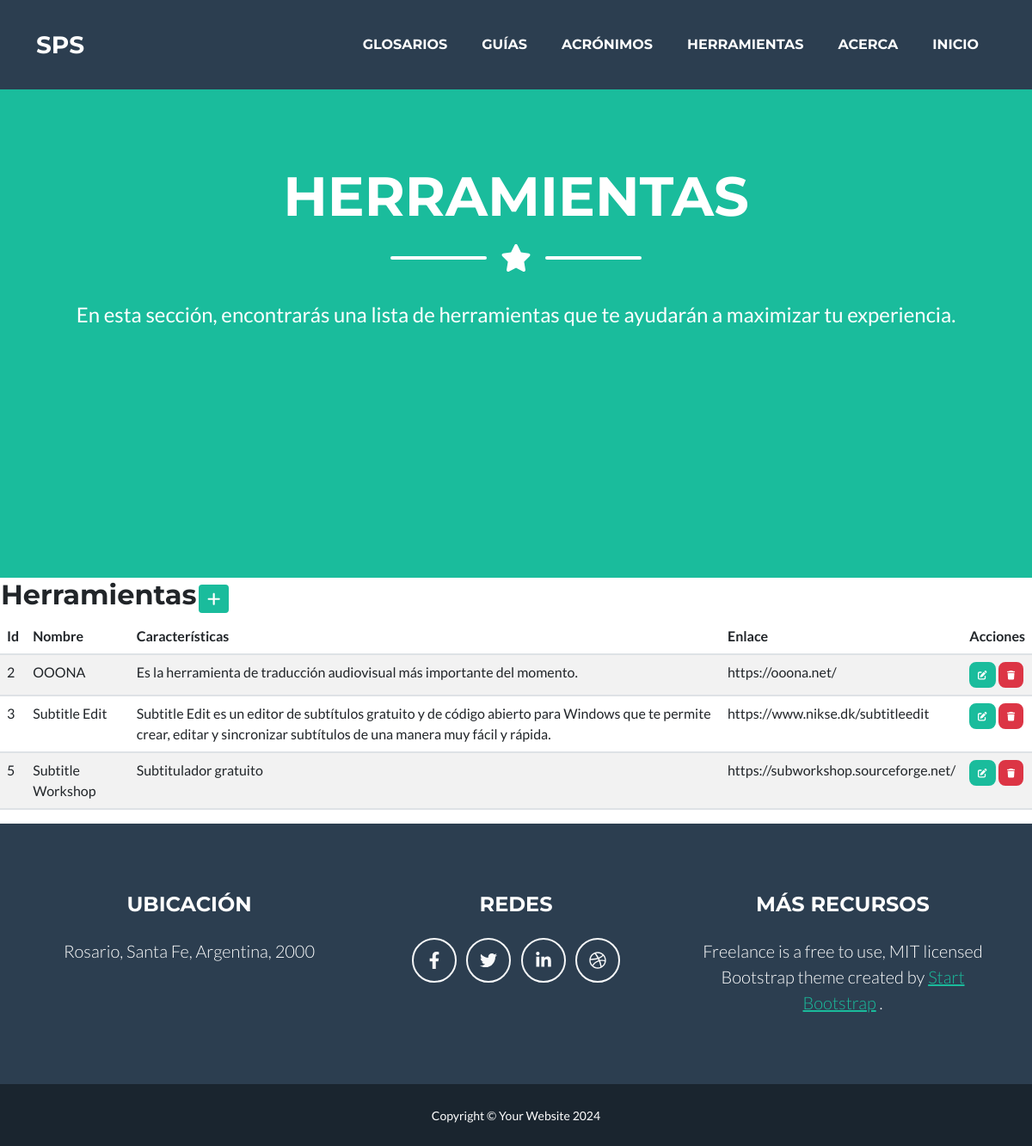
/herramientas/, run on the app's committed database.
### aplicacion/models.py (models this page shows, shortened)
class Herramientas(models.Model):
    nombre = models.CharField(max_length=100)
    caract = models.CharField(max_length=500)
    enlace = models.CharField(max_length=100, default="Valor por defecto")
    class Meta:
        verbose_name = "Herramientas"
        verbose_name_plural = "Herramientas"

### aplicacion/views.py (the view)
# urls.py: path('herramientas/', herramientas, name="herramientas"),
def herramientas(request):
    contexto = {'herramientas': Herramientas.objects.all()}
    return render(request, "aplicacion/herramientas.html", contexto)

### aplicacion/templates/aplicacion/herramientas.html (shortened to what this page needs)
{% extends "aplicacion/index.html" %}
{% block inicio %}
<li class="nav-item mx-0 mx-lg-1"><a class="nav-link py-3 px-0 px-lg-3 rounded" href="{% url 'home' %}">Inicio</a></li>
{% endblock inicio %}
{% block  titulo%}
<header class="masthead bg-primary text-white text-center">
    <div class="container d-flex align-items-center flex-column">
        <h1 class="masthead-heading text-uppercase mb-0">Herramientas</h1>
        <div class="divider-custom divider-light">
            <div class="divider-custom-line"></div>
            <div class="divider-custom-icon"><i class="fas fa-star"></i></div>
            <div class="divider-custom-line"></div>
        </div>
        <p class="masthead-subheading font-weight-light mb-0">En esta sección, encontrarás una lista de herramientas que te ayudarán a maximizar tu experiencia.</p>
    </div>
</header>
{% endblock titulo%}
{% block  contenido%}
<table>
    <tr>
        <td width="200"><h2>Herramientas</h2></td>
        <td>
            <a
            href="{% url 'herramientasForm' %}"
            class="btn btn-primary btn-sm"
            ><i class="fa fa-plus fa-lg" title="Crear"> </i>
            </a>
        </td>
    </tr>
</table>
<table class="table table-striped">
    <thead>
        <tr>
            <th>Id</th>
            <th>Nombre</th>
            <th>Características</th>
            <th>Enlace</th>
            <th>Acciones</th>
        </tr>
    </thead>
    <tbody>
    {% for h in herramientas  %}
        <tr>
            <td>{{ h.id }}</td>
            <td>{{ h.nombre }}</td>
            <td>{{ h.caract }}</td>
            <td>{{ h.enlace }}</td>
            <td>
                <a
                  href="{% url 'herramientasUpdate' h.id %}"
                  class="btn btn-primary"
                  style="--bs-btn-padding-y: .25rem; --bs-btn-padding-x: .5rem; --bs-btn-font-size: .75rem;"
                  ><i class="fa fa-edit fa-sm" title="Edit Record"></i>
                </a>
                <a
                  href="{% url 'herramientasDelete' h.id %}"
                  class="btn btn-danger"
                  style="--bs-btn-padding-y: .25rem; --bs-btn-padding-x: .5rem; --bs-btn-font-size: .75rem;"
                  ><i class="fa fa-trash fa-sm" title="Delete Record"></i>
                </a>
            </td>
        </tr>
    {% endfor %}
    </tbody>
</table>
{% endblock contenido%}

### data on the page
Herramientas: id "2", nombre "OOONA", caract "Es la herramienta de traducción audiovisual más importante del momento.", enlace "https://ooona.net/"
Herramientas: id "3", nombre "Subtitle Edit", caract "Subtitle Edit es un editor de subtítulos gratuito y de código abierto para Windows que te permite crear, editar y sincronizar subtítulos de una manera muy fácil y rápida.", enlace "https://www.nikse.dk/subtitleedit"
Herramientas: id "5", nombre "Subtitle Workshop", caract "Subtitulador gratuito", enlace "https://subworkshop.sourceforge.net/"
